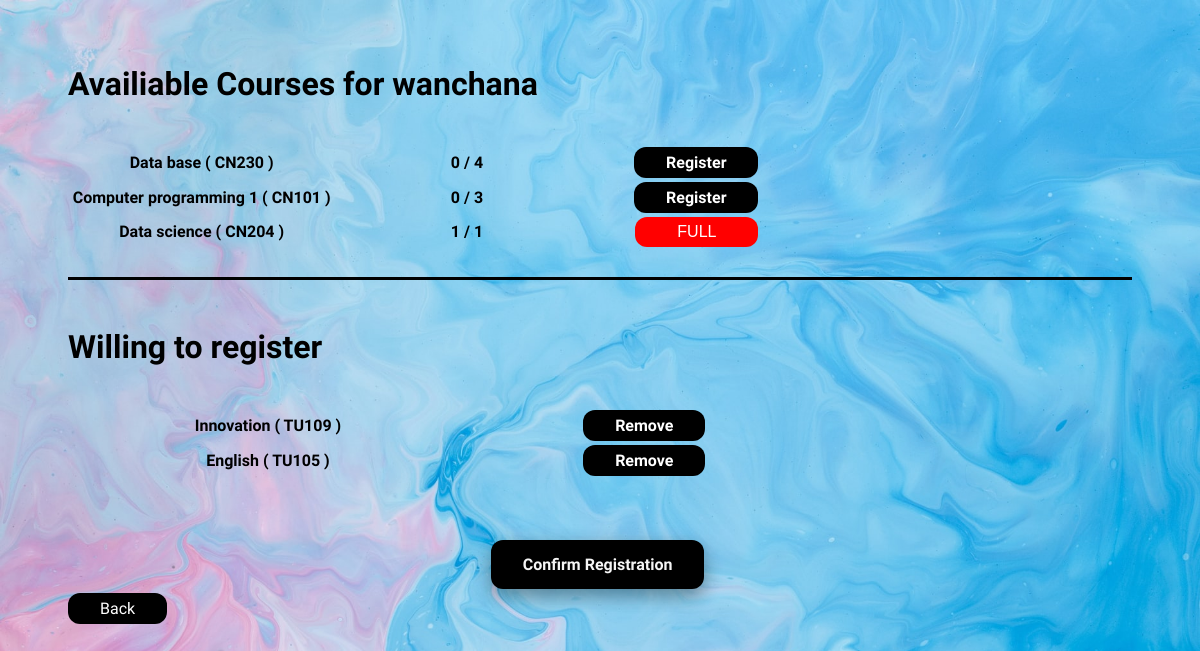
The app's page /course/register (signed in) with its own data.
### course/models.py (models this page shows)
class Course(models.Model):
    code = models.CharField(max_length=5)
    name = models.CharField(max_length = 64)
    semester = models.IntegerField()
    year = models.IntegerField()
    amount = models.IntegerField()
    status = models.BooleanField()
    registered = models.ManyToManyField(Student,blank = True)
    def isfull(self) :
        if self.registered.count() == self.amount :
            return True
        return False
    def __str__(self):
        return f"{self.name} ( {self.code} )"

### course/views.py (the view)
# urls.py: path("register", views.register, name="register"),
def register(request) :
    if not request.user.is_authenticated:
        return HttpResponseRedirect(reverse("users:login"))
    username = request.user.username
    open_course = []
    user_temp = Temp_register.objects.get_or_create(user = request.user)[0]
    temp_registered = user_temp.register.all()
    registered_course = []
    for course in Course.objects.all() :
        for student in course.registered.all():
            if request.user == student.user:
                registered_course.append(course)
    for course in Course.objects.all():
        if  (course not in user_temp.register.all()) :
            open_course.append((course,course.registered.count(),course.isfull()))
        if course.isfull():
            course.status = False
        else :
            course.status = True
        course.save()
    return render(request, "course/register.html", {
        "username" : username,
        "open_courses": open_course,
        "temp_registered" : temp_registered ,
        "registered_course" : registered_course,
    })

### course/templates/course/register.html
{% extends "course/layout.html" %}
{% block body %}
    <h1>Availiable Courses for {{username}}</h1>
    <br>
    {% if request.user.is_superuser %}
    <table>
        {% for course,num,full in open_courses %}
            <tr><th><b><a href='{%url "course:course" course.id %}'>{{course}}</a></b></th>
                <th><b>{{num}} / {{course.amount}}</b></th>
                {% if full %}
                    {% if course in registered_course and course not in temp_registered%}
                <th><div class="wrapper"><a href='{%url "course:temp_register" course.id %}' class = "button">Register</a></div></th>
                    {% else %}
                <th><div class="wrapper"><button class="fakebutton">FULL</button></div></th>
                    {% endif %}
                {% else %}
                <th><div class="wrapper"><a href='{%url "course:temp_register" course.id %}' class = "button" >Register</a></div></th>
                {% endif %}
            </tr>
        {% endfor %}
    </table>
    <br>
    <hr style="height:3px;border-width:0;color:black;background-color:black">
    <br>
    <h1>Willing to register</h1>
    <br>
    <table>
        {% for course in temp_registered %}
            <tr><th><b><a href='{%url "course:course" course.id %}'>{{course}}</a></b></th>
                <th><div class="wrapper"><a href='{%url "course:deregister" course.id %}' class = "button" >Remove</a></div></th>
            </tr>
        {% endfor %}
    </table>
    {% else %}
    <table>
        {% for course,num,full in open_courses %}
        <tr><th><b>{{course}}</b></th>
            <th><b>{{num}} / {{course.amount}}</b></th>
                {% if full %}
                    {% if course in registered_course and course not in temp_registered%}
                    <th><div class="wrapper"><a href='{%url "course:temp_register" course.id %}' class = "button">Register</a></div></th>
                    {% else %}
                    <th><div class="wrapper"><button class="fakebutton">FULL</button></div></th>
                    {% endif %}
                {% else %}
            <th><div class="wrapper"><a href='{%url "course:temp_register" course.id %}' class = "button">Register</a></div></th>
            {% endif %}
        </tr>
        {% endfor %}
    </table>
    <br>
    <hr style="height:3px;border-width:0;color:black;background-color:black">
    <br>
    <h1>Willing to register</h1>
    <br>
    <table>
        {% for course in temp_registered %}
            <tr><th><b>{{course}}</b></th>
                <th><div class="wrapper"><a href='{%url "course:deregister" course.id %}' class = "button">Remove</a></div></th>
            </tr>
        {% endfor %}
    </table>
    {% endif %}
    <br>
    <br>
    <br>
    <div class="wrapper"><b><a href='{%url "course:confirm_register" %}' class = "button2">Confirm Registration</a></b></div>
    <a href='{%url "users:index" %}' class = "button">Back</a>
{% endblock %}

### records on screen
Course: name+code "Data base ( CN230 )", num "0", amount "4", shows "Register"
Course: name+code "Computer programming 1 ( CN101 )", num "0", amount "3", shows "Register"
Course: name+code "Data science ( CN204 )", num "1", amount "1", shows "FULL"
Course: name+code "Innovation ( TU109 )"
Course: name+code "English ( TU105 )"

### other values on screen
{{ username }} "wanchana"
